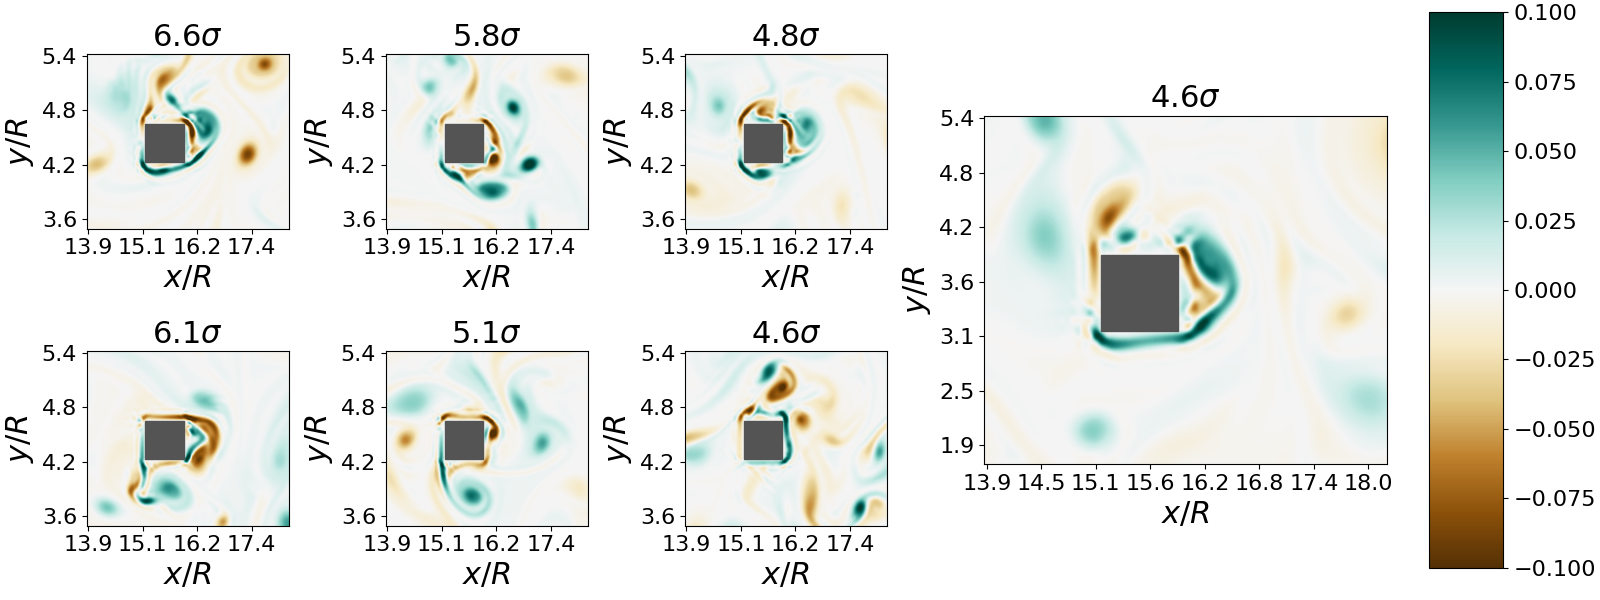

Python code for this plot:
# Produces a figure illustrating the vorticity field at the moment of peak drag for 7 events.
# The figure consists of 7 axes. One axes is four times bigger as the others, and contains
# annotations
import os
import numpy as np
import csv
import matplotlib.pyplot as plt
from matplotlib.patches import Rectangle
from os.path import abspath, dirname, join, basename, splitext
from pathlib import PurePath

main_data_path = PurePath(abspath(dirname(__file__))).parent.parent / "data"
prefix = join(
    abspath(dirname(__file__)), "data"
    )

Dx = 513
Dy = 129
N = Dx * Dy
F = []
idx = []
gktl_dir = join(str(main_data_path), "er_lannic")
# Files extremes.csv contains the index of the events and the corresponding
# peak drag amplitude, in units of sigma
# First row is highest fluctuation
with open(join(prefix, "extremes.csv"), mode="r") as extremes_file:
    extremes_reader = csv.reader(extremes_file, delimiter=",")
    for _idx, _F, t_star in extremes_reader:
        idx.append(int(_idx))
        F.append(float(_F))

fig = plt.figure(figsize=(16, 6), constrained_layout=True)
# Declares a 2x5 grid.
# the last axes spans 4 cells
grid = plt.GridSpec(2, 5, figure=fig)
for i in range(0, 4):
    plt.subplot(grid[0, i])
    plt.subplot(grid[1, i])
plt.subplot(grid[0:, 3:])

fig = plt.gcf()
ax_list = fig.axes
Nevents = len(ax_list)

for i in range(0, Nevents):
    path_to_file_ux = os.path.join(gktl_dir, "event_{:d}/ux.dat".format(idx[i]))
    path_to_file_uy = os.path.join(gktl_dir, "event_{:d}/uy.dat".format(idx[i]))

    nb_snapshots = os.path.getsize(path_to_file_ux) // N // 8

    # Opens the files and jump to peak drag
    # (middle of timeseries)
    # Get velocity fields
    ux = np.fromfile(path_to_file_ux, float, N, "", offset=(nb_snapshots // 2 - 1) * N * 8)
    ux = np.reshape(ux, (129, 513), "F")
    uy = np.fromfile(path_to_file_uy, float, N, "", offset=(nb_snapshots // 2 - 1) * N * 8)
    uy = np.reshape(uy, (129, 513), "F")

    ymin = 32
    ymax = 96
    xmin = 236
    xmax = 310
    # Compute vorticity using finite-differences
    dxy = (
        uy[ymin:ymax, xmin + 1 : xmax + 1] - uy[ymin:ymax, xmin - 1 : xmax - 1]
    ) * 0.5
    dyx = (
        ux[ymin + 1 : ymax + 1, xmin:xmax] - ux[ymin - 1 : ymax - 1, xmin:xmax]
    ) * 0.5
    vort = dxy - dyx
    # The sign of the vorticity is wrong if using a right-handed coord. system.
    # The velocity field should probably be flipped upside-down
    vort = -vort

    # Print fluctuation amplitude as title
    tit = "{:2.1f}$\\sigma$".format(F[i])
    ax_list[i].set_title(tit, fontsize=22)
    # Print vorticity field
    im = ax_list[i].imshow(
        vort, interpolation="spline36", cmap="BrBG", vmin=-0.1, vmax=0.1
    )
    # Adds a filled Rectangle to mark the square obstacle
    rect = ax_list[i].add_artist(Rectangle((21, 25), 14, 14))
    rect.set_color("#545454")

    # Write ticks and labels
    xticks = ax_list[i].get_xticks()
    xticks[:] = [(x + xmin) / 17 for x in xticks]
    xticklabels = ["{:2.1f}".format(x) for x in xticks]
    ax_list[i].set_xticklabels(xticklabels, fontsize=16)
    yticks = ax_list[i].get_yticks()
    yticks[:] = [(x + ymin) / 17 for x in yticks]
    yticklabels = ["{:2.1f}".format(x) for x in yticks]
    ax_list[i].set_yticklabels(yticklabels[::-1], fontsize=16)

    ax_list[i].set_xlabel(r"$x/R$", fontsize=22)
    ax_list[i].set_ylabel(r"$y/R$", fontsize=22)

cbar = fig.colorbar(im, ax=ax_list)
cbar.ax.tick_params(labelsize=16)

fname = join(
    abspath(dirname(__file__)), basename(splitext(__file__)[0]) + ".eps"
    )
plt.savefig(fname)
